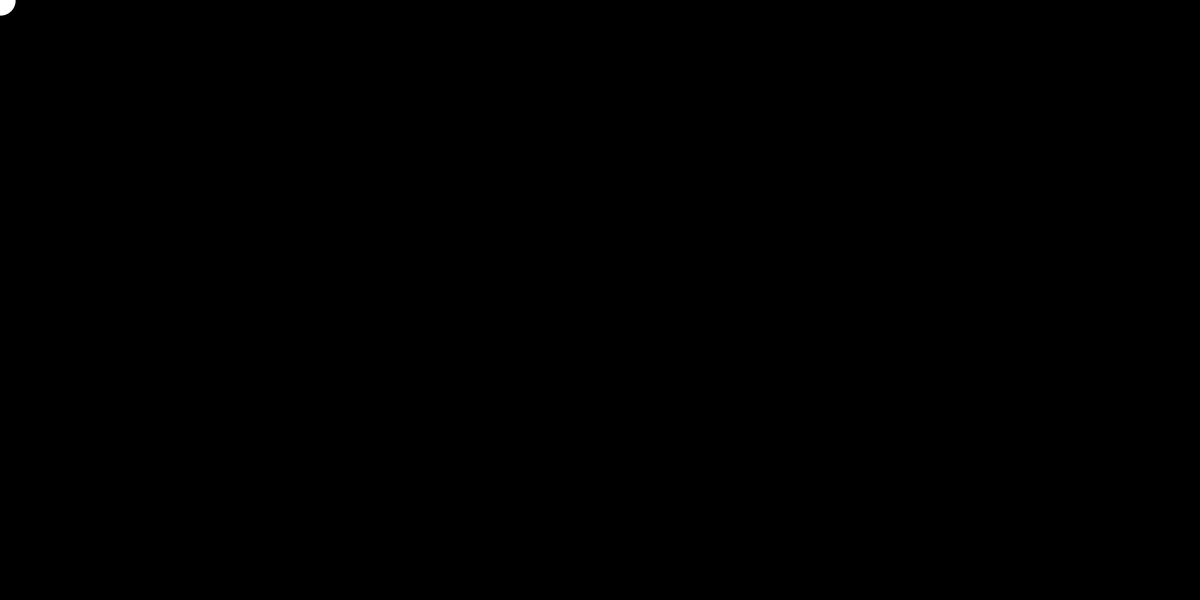
Frame 1 (no input)
Frame 60 (the mouse pressed at the canvas centre just before this capture): blank canvas, image omitted
Frame 120 (the mouse held since frame 60 and released just before this capture): blank canvas, image omitted

The Processing sketch that drew this single still picture (run headless with seeded random() and noise(); from frame 60 on, the mouse is pressed at the canvas centre):

// Processing sketch: Balle_frott
// ── Balle_frott.pde
int x = 1;
int y = 1;
int step=20;
float dx = step;
float dy = step;
boolean start = true;
float FF = 1.01;
float lmx=mouseX;
float lmy=mouseY;

void setup() {
  size(2000, 1000);
  background(0);
  frameRate(25);
  noStroke();
}

void draw() {
  background(0);
  ellipse(x, y, 50, 50);
  //x+=10;
  //x+=0;
  y+=dy;
  x+=dx;
  dy=dy/FF;
  dx=dx/FF;
  //println(y);
  if (y >= height-50) {
    //println("y+50");
    fill(random(0, 255), random(0, 255), random(0, 255));
    dy=-dy;
    //fill(255,0,0);
    //rect(x,y,25,25);
    //fill(255,255,255);
  } 
  if (y <= 50 && start==false) {
    dy=-dy;
    fill(random(0, 255), random(0, 255), random(0, 255));
  }
  if (x >= width-50) {
    dx=-dx;
    fill(random(0, 255), random(0, 255), random(0, 255));
  } 
  if (x <= 50 && start==false) {
    dx=-dx;
    fill(random(0, 255), random(0, 255), random(0, 255));
  }
  //x+=0;
  //y+=dy;
  //println('x', x);
  //println('y', y);
  if (x>50&&y>50) {
    start=false;
  }
  //if (lmx!=mouseX&&dx<1) {
  //  dx=step;
  //  dy=step;
  //  lmx=mouseX;
  //} else if (lmy!=mouseY&&dy<1) {
  //  dx=step;
  //  dy=step;
  //  lmy=mouseY;
  //}
}
